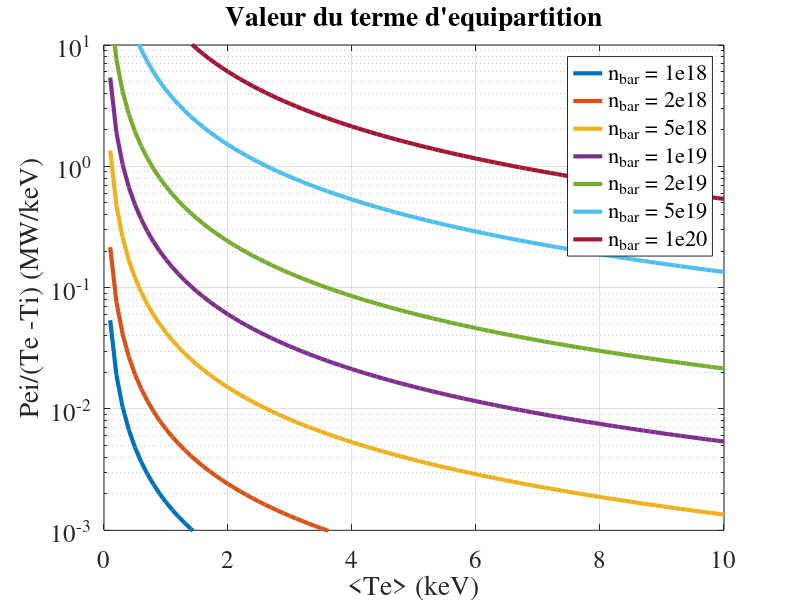

Source code (MATLAB):
% script : trace le graphe de Qei(ne,Te) 
x   = linspace(0,1,101);
fte = trapz(x, x.* (1-x.^2) .^2); 
fne = trapz(x, x.* ((1-x.^2) .^0.5) .^2); 
te = linspace(0.1,10)';
ne = [1e18,2e18,5e18,1e19,2e19,5e19,1e20];
tem = te * ones(size(ne));
nem = ones(size(te)) * ne;
me  =   9.10938188e-31;           % masse au repos de l'electron (kg) (+/- 0.00000079e-31)
mp  =   1.6726485e-27;            % masse au repos du proton (kg)
ee  =   1.602176462e-19;          % charge de l'electron (C)   (+/- 0.000000063e-19)
vol =  25;                        % volume plasma
taue = 6.4e14 .* tem .^ (3/2) ./ nem;
tauex =  taue .* mp ./ me ./ 2;
pei   = (3/2) .* ee .* 1e3 .* nem ./ tauex .* vol .* fte;

h1 =findobj(0,'type','figure','tag','qeiplot');
if isempty(h1)
	  h1=figure('color',[1 1 1],'defaultaxesfontsize',18,'defaultaxesfontname', ...
  	          'times','defaultlinelinewidth',3,'tag','qeiplot','name','ECRH');
else
	  figure(h1);
end
clf


semilogy(te,pei./1e6);
xlabel('<Te> (keV)');
ylabel('Pei/(Te -Ti) (MW/keV)');
title('Valeur du terme d''equipartition'); 
axis([0 10 0.001 10])
grid on

hold on
try
   p = mean(data.gene.ploss(isfinite(data.gene.ploss)))/1e6;
   q = mean(data.gene.qei(isfinite(data.gene.qei)))/1e6;
   t = mean(data.gene.temoy(isfinite(data.gene.temoy)))/1e3;
   n = mean(data.gene.nbar(isfinite(data.gene.nbar)));
   tw = 6.4e14 .* t .^ (3/2) ./ n;
   tw =  tw .* mp ./ me ./ 2;
   w   = (3/2) .* ee .* 1e3 .* n ./ tw .* vol/1e6 .* fte;
   plot([0,10],[p,p],'g');
   plot(t,w,'ko');
   plot(t,q,'ro');
   legend('n_b_a_r = 1e18','n_b_a_r = 2e18','n_b_a_r = 5e18','n_b_a_r = 1e19', ...
       'n_b_a_r = 2e19','n_b_a_r = 5e19','n_b_a_r = 1e20', ...
       'Ploss',sprintf('# %d',fix(param.from.shot.num)),sprintf('Pei reel de # %d',fix(param.from.shot.num)));
   
catch   
   legend('n_b_a_r = 1e18','n_b_a_r = 2e18','n_b_a_r = 5e18','n_b_a_r = 1e19', ...
       'n_b_a_r = 2e19','n_b_a_r = 5e19','n_b_a_r = 1e20');
   
end
hold off
